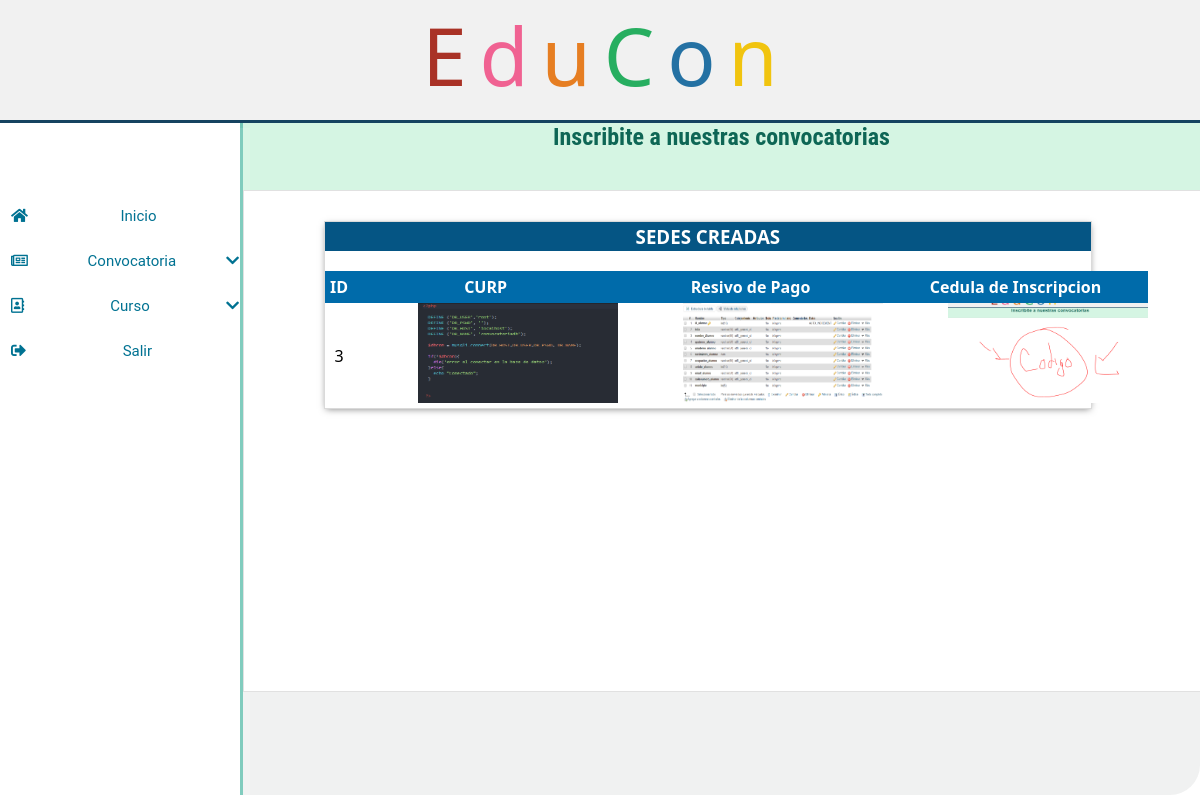
Screenshot of /revdoc.php (signed in) with the database file from the repository.
### tables this page shows
CREATE TABLE `archivos` (
  `alumno` int(5) NOT NULL,
  `CURP` varchar(500) NOT NULL,
  `recibo_pago` varchar(500) NOT NULL,
  `cedula_inscripcion` varchar(500) NOT NULL
);

### revdoc.php (the view, shortened to what this page needs)
<?php
    include ('header.php');
  if (@$_SESSION['id'] == 'Coordinador'){
    include("coordinador.php");
  }
  elseif (@$_SESSION['id']=='Instructor'){
    include("profesor.php");
  }
  elseif (@$_SESSION['id']=='Alumno'){
    include("alumno.php");
  }
  elseif (@!$_SESSION['id']) {
    include("menu_principal.php");
  }
  if(!isset($_SESSION["user"])) {
  header("location:login.php");
  } else {
?>
<div class = "descripcion">
          <div id="des">
	   <h2>Inscribite a nuestras convocatorias</h2>
          </div>
	<div class="contenido-all">
    <div class="espacio_contenido">
        <h3 class="titulos">SEDES CREADAS</h3>
        <div class="tabla-contenedor">
          <table class="tabla-general">
                <thead>
                <tr>
                  <th style="background:#006BAA; color:white;">ID </th>
                  <th style="background:#006BAA; color:white;">CURP</th>
                  <th style="background:#006BAA; color:white;">Resivo de Pago</th>
                  <th style="background:#006BAA; color:white;">Cedula de Inscripcion</th>
                </tr>
              </thead>
              <tbody>
                <?php
                      require('connectmysql.php');
                      $docs="SELECT alumno, CURP, recibo_pago, cedula_inscripcion FROM ARCHIVOS";
                      $sqldata= mysqli_query($dbcon,$docs) or die('errorrr');
                      while($row=mysqli_fetch_array($sqldata,MYSQLI_ASSOC)){
                          echo "<tr><td>";
                          echo $row['alumno'];
                          echo "</td><td>";
                          $ruta_curp=$row['CURP'];echo '<img src="'.$ruta_curp.'" width="50px" height="100px"><br>';
                          echo "</td><td>";
                          $ruta_recibo=$row['recibo_pago'];echo '<img src="'.$ruta_recibo.'" width="50px" height="100px"><br>';
                          echo "</td><td>";
                          $ruta_cedula=$row['cedula_inscripcion'];echo '<img src="'.$ruta_cedula.'" width="50px" height="100px"><br>';
                          echo "</td>";
                      }
                      ?>
              </tbody>
          </table>
        </div>
    </div>
  </div>
</div>
<?php
}
?>
<?php include_once('footer.php'); ?>

### header.php (shortened to what this page needs)
<!DOCTYPE html>
<html>
<head>
		<link rel="stylesheet" type = "text/css" href="css/main.css">
  <link rel="stylesheet" href="https://use.fontawesome.com/releases/v5.0.13/css/all.css">
</head>
<body>
	<div id ="menu-superior">
			<div id = "menu-ingreso">
				<div class="centro">
					<div id = "logo">
						<span class = "rojo" style="background:transparent"> E </span>
						<span class = "rosa" style="background:transparent"> d </span>
						<span class = "naranja" style="background:transparent"> u  </span>
						<span class = "verde" style="background:transparent"> C </span>
						<span class = "azul" style="background:transparent"> o </span>
						<span class = "amarillo" style="background:transparent"> n </span>
					</div>
				</div>

### profesor.php (shortened to what this page needs)
<div class = "opciones">
      <div class="contenedor-nav">
      <ul class="menu">
      <li>
        <a href="inicio.php"><i class="izq fas fa-home izq"></i>Inicio</a>
      </li>
      <li>
        <a href="#"><i class="izq far fa-newspaper izq"></i>Convocatoria<i class="fas fa-chevron-down der"></i></a>
       </li>
      <li>
        <a href="#"><i class="izq far fa-address-book izq"></i>Curso<i class="fas fa-chevron-down der"></i></a>
      </li>
      <li>
        <a href="logout.php"><i class="izq fas fa-sign-out-alt izq"></i>Salir</a>
      </li>
</ul>
</div>
</div>

### footer.php (shortened to what this page needs)
</div>
</div>
</body>
</html>

### css/main.css (style rules this page uses)
* { margin: 0px; padding: 0px; font-family: 'Segoe UI','Arial',sans-serif }
body { background:#cccdce; }
img { padding-left: 65px; width: 200px; height: 200px//MODIFICADDO }
#menu-superior { position: fixed; width: 100%; height: 100%; text-align: center; background: #EAFAF1; }
#menu-ingreso { position: relative; width: 100%; height: 100%; background: white; }
.centro { width: 100%; height: 15%; background: white; background: #EFEFEF; border:none; outline: none; border-bottom: 3px solid #154360; }
.opciones { position: fixed; background-color: rgba(255,255,255,0.1); width: 20%; border-right: 1px solid #ddd; text-align: center; border-right: none; float: left; margin-top: 5px; }
.opciones a { list-style: none; margin: 1px; padding: 1px; font-size: 15px; color: #007292; display: block; padding: 13px 13px; background: rgba(0,0,0,0.001); font-family:'Roboto Condensed', sans-serif; text-decoration: none; line-height: 18px; text-align: center; }
#logo { font-family:'Roboto Condensed', sans-serif; width: 100%; height: 100%; text-align: center; font-size: 5em; background-color: rgba(255,255,255,0.1); float: left; }
.azul, .rojo, .amarillo, .verde, .naranja, .rosa { margin: -9px; }
.azul { color:#2471A3; }
.verde { color:#27AE60; }
.rojo { color:#A93226; }
.amarillo { color:#F1C40F; }
.naranja { color:#E67E22; }
.rosa { color:#F06292; }
.descripcion { background-color: rgba(178, 186, 187,.2); margin-left: 20%; height: 84%; border-radius: 0px 0px 30px 0px; border-left: 3px solid #73C6B6; }
#des { width: 100%; height: 10%; border-style: none; outline:none; background: yellow; }
h2 { color:#0E6655; width: 100%; height: 100%; font-family:'Roboto Condensed', sans-serif; border-style: none; text-align: center; outline:none; background: #D5F5E3; }
h3 { color:#117A65; text-align: center; }
.contenido-all { background: transparent; border: 1px solid #E1E1E1; position: relative; width: 100%; height:500px;; background: white; }
i.izq { float: left; }
i.der { float: right; }
.contenedor-nav { position: fixed; z-index: 10; left: 0; top: auto; padding: 65px 0 0; height: 100%; width: 250px; text-align: center; background: rgba(255,255,255,0.1); font-family:'Roboto', sans-serif; overflow:auto; }
.contenedor-nav .menu { width: 100%; padding-top: 0px; }
.contenedor-nav ul { list-style: none; margin: 0; padding: 0; }
.contenedor-nav .menu li a { font-size: 15px; color: #007292; display: block; padding: 13px 10px; background:transparent; font-family:'Roboto', sans-serif; text-decoration: none; }
.contenedor-nav .menu li a > i { line-height: 18px; }
.contenedor-nav .menu li a > i.izq { float: left; margin-right: 10px; }
.contenedor-nav .menu li a > i.der { float: right; }
.tabla-general { width: 100%; padding: 10px; margin-top:20px; border-collapse: collapse; }
div.tabla-general td, th { text-align: center; padding: 5px; color white; }
div.espacio_contenido { width: 80%; height: auto; position: relative; left:80px; margin-top:30px; background: white; border:1px solid #dadada; box-shadow: 0px 2px 7px -2px rgba(0,0,0,.5); }
.titulos { text-align: center; background:#055584; width: 99.5%; padding: 2px; color: white; }
a { text-decoration: none; }
span { padding: 5px; background: blue; color:white; }

### rows the page displays
archivos: alumno "3", CURP (picture), recibo_pago (picture), cedula_inscripcion (picture)
